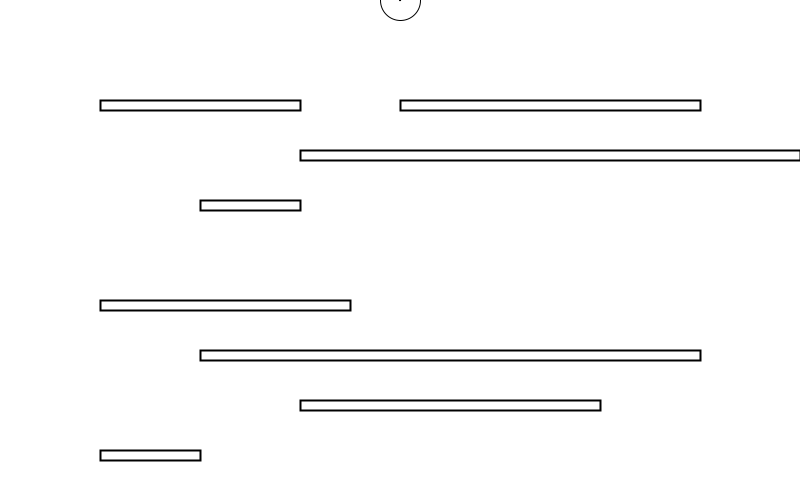
Frame 1 (no input)
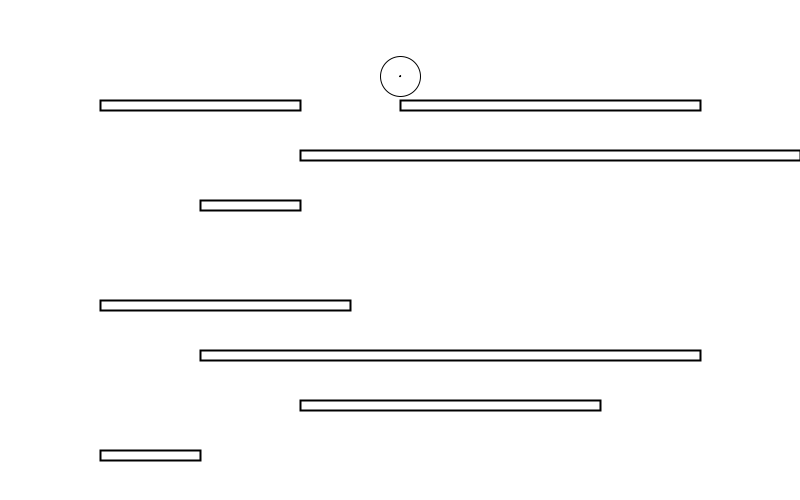
Frame 60 (the mouse pressed at the canvas centre just before this capture)
Frame 120 (the mouse held since frame 60 and released just before this capture): identical to frame 60, image omitted

The Processing sketch that drew these frames (run headless with seeded random() and noise(); from frame 60 on, the mouse is pressed at the canvas centre):

// Processing sketch: game
// ── game.pde
import java.util.HashSet;
int w = 800;
int h = 500;
Player player = new Player(w/2.0, 0);

float maxg = 4.0;
float g = 1.0;
float gOffset = 0.1;

boolean canJump = true;
int jumpCnt = 5;
int canJumpNum = 45;

boolean canShoot = true;
int shootCnt = 0;
int canShootNum = 20;


HashSet<Integer> keys = new HashSet<Integer>();

int numBars = 1;
ArrayList<Bar> bars = new ArrayList<Bar>();

ArrayList<Bullet> bullets = new ArrayList<Bullet>();

ArrayList<Enemy> enemies = new ArrayList<Enemy>();

void setup() {
  background(255);
  size(800, 500);

  bars.add(new Bar(100, 100, 200));
  bars.add(new Bar(200, 200, 100));
  bars.add(new Bar(300, 150, 500));
  bars.add(new Bar(400, 100, 300));
  bars.add(new Bar(300, 400, 300));
  bars.add(new Bar(100, 450, 100));
  bars.add(new Bar(200, 350, 500));
  bars.add(new Bar(100, 300, 250));
}

void draw() {
  background(255);
  checkKeys();
  player.draw();
  drawBullets();
  drawBars();
  moveEnemies();

  float rand = random(0, 100);
  boolean leftSide = true;
  float pos = 0;
  if (rand < 0.25 || rand > 99.75) {
    if (rand > 50) {
      leftSide = false;
      pos = w;
    }
    enemies.add(new Enemy(pos, random(0, h), leftSide));
    println(enemies);
  }



  if (g < maxg) {
    g += gOffset;
  }

  if (player.y <= h-player.r/2.0 && !intersectABar()) {
    player.y += g;
  }

  if (jumpCnt < canJumpNum) {
    ++jumpCnt;
  }
  if (jumpCnt == canJumpNum) {
    canJump = true;
  }

  if (shootCnt < canShootNum) ++shootCnt;
  if (shootCnt == canShootNum) canShoot = true;
}


void keyPressed() {
  //32 == SPACE
  if (keyCode == UP || keyCode == RIGHT || keyCode == LEFT || keyCode == 32) {
    keys.add(keyCode);
  }
}

void keyReleased() {
  if (keyCode == UP || keyCode == RIGHT || keyCode == LEFT || keyCode == 32) {
    keys.remove(keyCode);
  }
}

void checkKeys() {
  if (keys.contains(UP) && canJump) {
    player.y -= 5.0;   //offset to jump after intersect bar
    g = -maxg;
    canJump = false;
    jumpCnt = 0;
  }
  if (keys.contains(RIGHT)) {
    player.moveRight();
    player.movingLeft = false;
  }
  if (keys.contains(LEFT)) {
    player.moveLeft();
    player.movingLeft = true;
  }
  if (keys.contains(32) && canShoot) {
    bullets.add(new Bullet(player.x, player.y, player.movingLeft));
    canShoot = false;
    shootCnt = 0;
  }
}

void drawBars() {
  for (Bar b : bars) {
    b.draw();
  }
}
void drawBullets() {
  for (int i = 0; i < bullets.size(); ++i) {
    if (outOfFrame(bullets.get(i))) {
      bullets.remove(i);
    } else {
      Bullet b = bullets.get(i);
      b.move();
      b.draw();
    }
  }
}

void moveEnemies() {
  for (int i = 0; i < enemies.size(); ++i) {
    Enemy e = enemies.get(i);
    boolean intersectBul = false;
    for (Bullet b : bullets) {
      if (e.intersectBullet(b)) {
        enemies.remove(i);
        intersectBul = true;
        break;
      }
    }
    if (!intersectBul) {
      e.move();
      e.draw();
    }
  }
}

boolean outOfFrame(Bullet b) {
  if (b.x > w || b.x < 0 || b.y < 0 || b.y > h) {
    return true;
  }
  return false;
}


boolean intersectABar() {
  for (Bar b : bars) {
    if (player.intersectBar(b)) {
      return true;
    }
  }
  return false;
}
// ── Bar.pde
class Bar {
  float x;
  float y;
  float w;
  float h = 10;

  Bar(float xx, float yy, float ww) {
    x = xx;
    y = yy;
    w = ww;
  }

  void draw() {
    noFill();
    strokeWeight(2);
    rect(x, y, w, h);    
    strokeWeight(1);
  }
}
// ── Bullet.pde
class Bullet {
  float velx = 5.0;
  float x;
  float y;
  float r = 20;
  Bullet(float xx, float yy, boolean left) {
    x = xx;
    y = yy;
    if (left) {
      velx = -velx;
    }
  }

  void move() {
    x += velx;
  }
  void draw() {
    fill(255, 0, 0);
    ellipse(x, y, r, r);
  }
}
// ── Enemy.pde
class Enemy {
  float x;
  float y;
  float vel = 1.0;
  float r = 25;

  Enemy(float xx, float yy, boolean leftSideOfScreen) {
    if (!leftSideOfScreen) {
      vel = -vel;
    }
    x = xx;
    y = yy;
  }

  boolean intersectBullet(Bullet b) {
    if (dist(b.x, b.y, x, y) < b.r/2.0+r/2.0) {
      return true;
    } else {
      return false;
    }
  }


  void move() {
    x += vel;
  }
  void draw() {
    fill(0, 0, 255);
    ellipse(x, y, r, r);
  }

  String toString() {
    return "<" + x + "," + y + ">";
  }
}
// ── Player.pde
class Player {
  float x;
  float y;
  float r = 40;
  float moveAmt = 3.0;
  boolean shootLeft = true;
  boolean movingLeft = true;

  Player(float xx, float yy) {
    x = xx;
    y = yy;
  }
  void moveRight() {
    x += moveAmt;
  }

  void moveLeft() {
    x -= moveAmt;
  }

  boolean intersectBar(Bar bar) {
    if (bar.x <= x && bar.x+bar.w >= x && y+r/2.0 <= bar.y && abs((y+r/2.0) - bar.y) <= 4.0) { 
      return true;
    } else {
      return false;
    }
  }

  void draw() {
    noFill();
    ellipse(x, y, r, r);
    fill(0);
    ellipse(x, y, 1, 1);
  }
}
